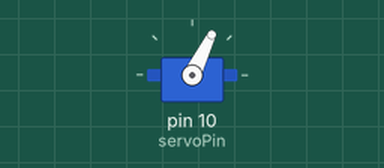
Recording of a sketch running on a simulated Arduino Uno, built with avr-gcc and run on an emulated ATmega328P. Parts: servo. Random numbers use the default seed unless the sketch sets one; what the sketch prints to the serial monitor is not drawn.

Above: at 6.1 s.
At 22.8 s:
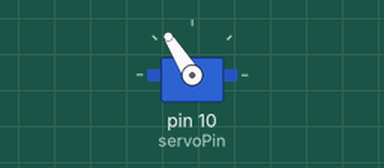
At 30.5 s:
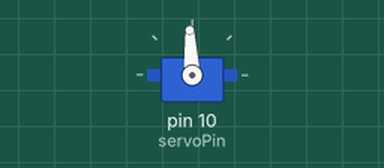
Timing chart, 0 to 32.0 s (numbered marks = the images above):
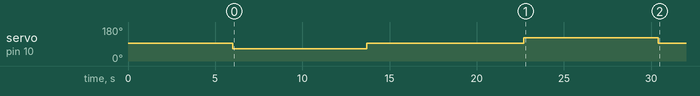

Measured:
- by itself, servo on pin 10 (servoPin): 93° → 64° at 6.0 s, → 93° 7.7 s later, → 122° 9.0 s later, → 93° 7.7 s later

The sketch:

bonlance-demo-code.ino
```cpp
#include <Servo.h>

Servo Motor;

int servoPin = 10;


long triggerMovementTime = 0;

// long minMotorTime = 2000;

// long maxMotorTime = 4000;

long minDelayTime = 300000;

long maxDelayTime = 600000;

long delayTime = random (minDelayTime, maxDelayTime); //10-20 seconds


void setup() {

  Motor.attach (servoPin);

  Motor.writeMicroseconds (1500); // stopped motor

  Serial.begin (9600);

  delay (6000);

}


void loop () {

  long currentTime = millis ();

  Serial.println ("current time: ");

  Serial.print (currentTime);

  Serial.println (" ");

  if (currentTime > triggerMovementTime) {

    Serial.println ("Motor triggered");

    motor (); //35 seconds

    Serial.println ("Motor off");

    delay (1000);

    triggerMovementTime = currentTime + delayTime;

    Serial.println ("trigger movement time: ");

    Serial.print (triggerMovementTime);

  }

}


void motor () {

  long currentTime = millis ();

  //MOTOR LINES CANNOT BE CHANGED!!
  //ONLY DELAY LINES COULD BE CHANGED; BUT SHOULD BE LESS THAN 7500
  //from the good side

  Motor.writeMicroseconds (1200); //one direction; speed for, to the right from the better side at the front; direction & speed DO NOT CHANGE, clockwise
  //the delay is the time for moving; 7.5 seconds is the most to go, and when move
  delay (7700); // the max; travelling to one direction and the back has to be with the same speed: speed A + speed B = 3000; if using a timer for counting the direction of going, then it could never be higher than 7.5 sec
  Serial.println ("current time right");
  Serial.print (currentTime);

  Motor.writeMicroseconds (1500);
  delay (9000); //the motor stops
  Serial.println ("stop");
  Serial.print (currentTime);

  Motor.writeMicroseconds (1800); //the other direction
  delay(7700);
  Serial.println ("current time left");
  Serial.print (currentTime);

  Motor.writeMicroseconds(1500); //stop
  delay (4000); //the motor stops
  Serial.println ("stop");
  Serial.print (currentTime);

// the other side
//
//  Motor.writeMicroseconds (1800); //one direction; speed for, to the right from the better side at the front; direction & speed DO NOT CHANGE, clockwise
//  //the delay is the time for moving; 7.5 seconds is the most to go, and when move
//  delay (7500); // the max; travelling to one direction and the back has to be with the same speed: speed A + speed B = 3000; if using a timer for counting the direction of going, then it could never be higher than 7.5 sec
//  Serial.println ("current time left");
//  Serial.print (currentTime);
//
//  Motor.writeMicroseconds (1500);
//  delay (9000); //the motor stops
//  Serial.println ("stop");
//  Serial.print (currentTime);
//
//  Motor.writeMicroseconds (1200); //the other direction
//  delay(7500);
//  Serial.println ("current time right");
//  Serial.print (currentTime);
//
//  Motor.writeMicroseconds(1500); //stop
//  delay (4000); //the motor stops
//  Serial.println ("stop");
//  Serial.print (currentTime);

  delay (2000);
}
```
